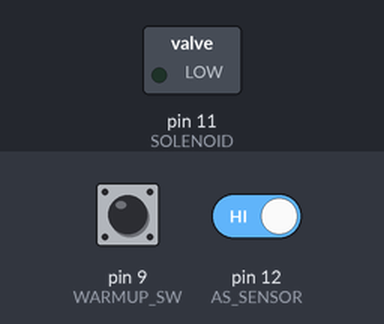
The sketch below on a simulated Arduino Uno, built with avr-gcc and run on an emulated ATmega328P. Parts: switched loads named in the sketch (green lamp = pin HIGH). The test bench sets the inputs (shaded band); at power-on: pin 9 (WARMUP_SW) HIGH, pin 12 (AS_SENSOR) HIGH.

Above: at 1.2 s.
1.3 s: pin 9 (WARMUP_SW) pulled LOW for 3.2 s
At 4.35 s:
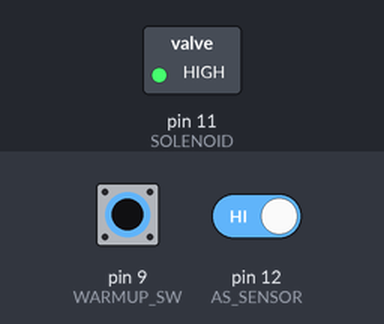
Timing chart, 0 to 5.9 s (numbered marks = the images above; inputs shaded):
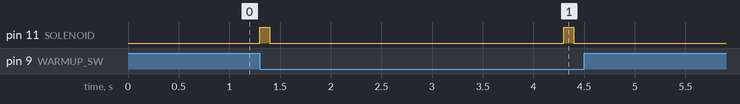

Measured:
- after the input at 1.3 s, pin 11 (SOLENOID): alternates HIGH for 0.10 s and LOW for 2.9 s, 4 changes in all, then stays LOW, starting at once

The sketch:

blipper.ino
```cpp
// declare the switch pins
const int AS_SENSOR = 12;
const int SOLENOID = 11;
const int WARMUP_SW = 9;
const int CLUTCH_SENSOR = 10;

const int WARMUP_TIME = 300; // duration seconds
const int WARMUP_BLIP_ONTIME = 100; // duration ms
const int AS_BLIP_ONTIME = 200; // duration ms

void setup() {
  // initialize pins
  pinMode(AS_SENSOR, INPUT);
  digitalWrite(AS_SENSOR, HIGH);
  pinMode(CLUTCH_SENSOR, INPUT);
  digitalWrite(CLUTCH_SENSOR, HIGH);
  pinMode(WARMUP_SW, INPUT);
  digitalWrite(WARMUP_SW, HIGH);
  pinMode(SOLENOID, OUTPUT);
}

void loop() {
  warmup();
  ab();
}

void ab() {
  int ab_read = digitalRead(AS_SENSOR);
  int ab_fire = 0;
  while (doAb()) {
    if (ab_fire == 0) {
      ab_fire += 1;
      digitalWrite(SOLENOID, HIGH);
      delay(AS_BLIP_ONTIME);
      digitalWrite(SOLENOID, LOW);
      delay(100);
    }
    delay(1);
  }
}

bool doAb() {
  return (digitalRead(AS_SENSOR) == LOW and digitalRead(CLUTCH_SENSOR) == HIGH);
}

void warmup() {
  long warmup_time = WARMUP_TIME * 1000L;
  while (doWarmup()) {
    if (warmup_time > 0) {
      digitalWrite(SOLENOID, HIGH);
      delay(WARMUP_BLIP_ONTIME);
      digitalWrite(SOLENOID, LOW);
      delay(3000-WARMUP_BLIP_ONTIME);
      warmup_time -= 3000L;
    } else {
      delay(1);
    }
  }
}

bool doWarmup() {
  return (digitalRead(WARMUP_SW) == LOW);
}
```
